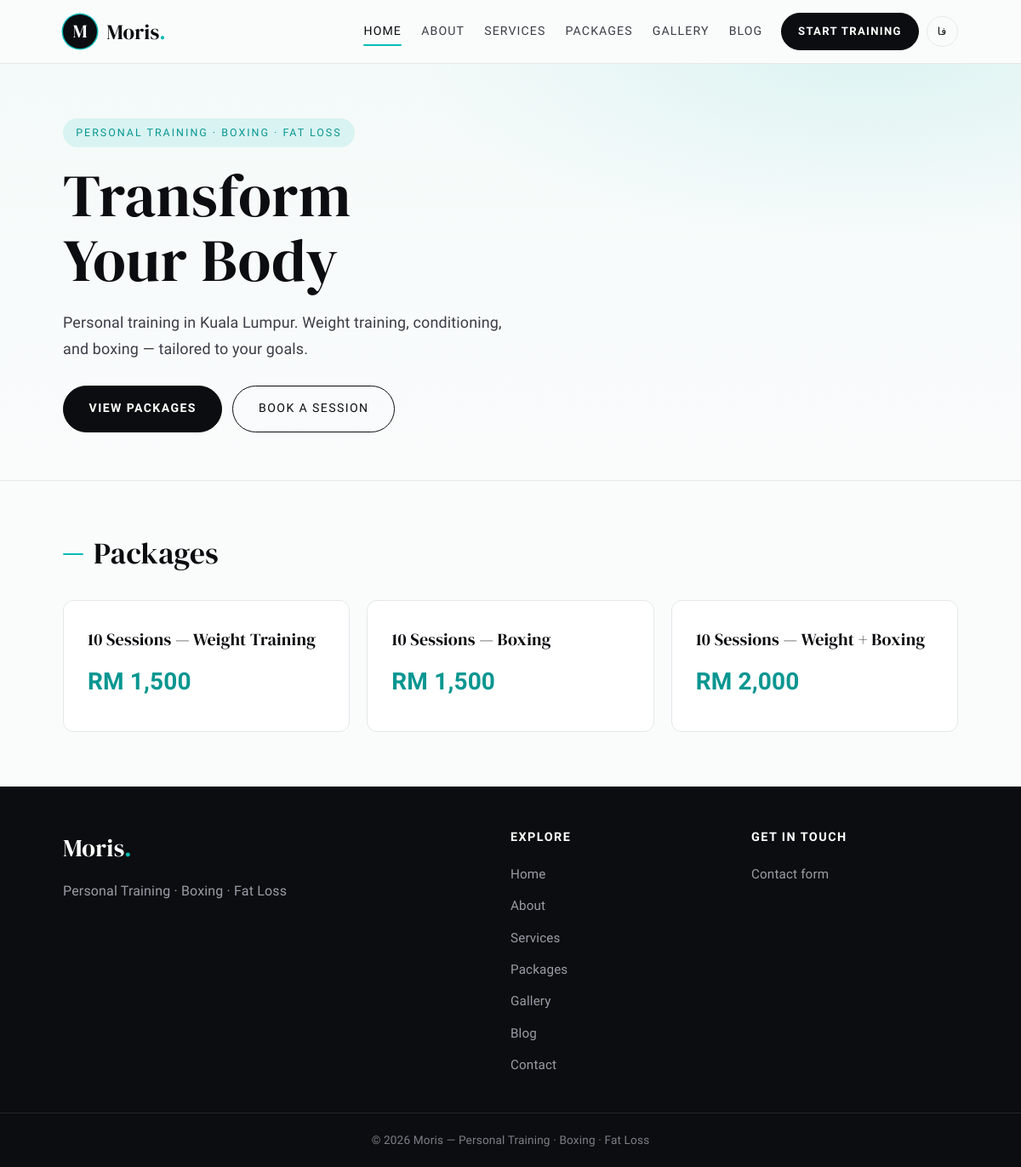
Page /en/index.php on the committed database.
### tables this page shows
CREATE TABLE IF NOT EXISTS `site_settings` (
  `id` INT UNSIGNED NOT NULL AUTO_INCREMENT,
  `setting_key` VARCHAR(100) NOT NULL,
  `setting_value` TEXT NULL,
  `updated_at` DATETIME NOT NULL DEFAULT CURRENT_TIMESTAMP ON UPDATE CURRENT_TIMESTAMP,
  PRIMARY KEY (`id`),
  UNIQUE KEY `uq_setting_key` (`setting_key`)
);

CREATE TABLE IF NOT EXISTS `pages` (
  `id` INT UNSIGNED NOT NULL AUTO_INCREMENT,
  `slug` VARCHAR(50) NOT NULL,
  `title_en` VARCHAR(200) NOT NULL DEFAULT '',
  `title_fa` VARCHAR(200) NOT NULL DEFAULT '',
  `content_en` LONGTEXT NULL,
  `content_fa` LONGTEXT NULL,
  `meta_description_en` VARCHAR(300) NULL,
  `meta_description_fa` VARCHAR(300) NULL,
  `is_active` TINYINT(1) NOT NULL DEFAULT 1,
  `updated_at` DATETIME NOT NULL DEFAULT CURRENT_TIMESTAMP ON UPDATE CURRENT_TIMESTAMP,
  PRIMARY KEY (`id`),
  UNIQUE KEY `uq_page_slug` (`slug`)
);

CREATE TABLE IF NOT EXISTS `packages` (
  `id` INT UNSIGNED NOT NULL AUTO_INCREMENT,
  `name_en` VARCHAR(150) NOT NULL,
  `name_fa` VARCHAR(150) NOT NULL DEFAULT '',
  `description_en` TEXT NULL,
  `description_fa` TEXT NULL,
  `features_en` TEXT NULL COMMENT 'One feature per line',
  `features_fa` TEXT NULL COMMENT 'One feature per line',
  `price` DECIMAL(10,2) NOT NULL,
  `currency` VARCHAR(3) NOT NULL DEFAULT 'MYR' COMMENT 'MYR, USD, EUR',
  `sessions_count` INT UNSIGNED NULL COMMENT 'e.g. 10 sessions',
  `session_duration_min` INT UNSIGNED NULL DEFAULT 60,
  `includes_boxing` TINYINT(1) NOT NULL DEFAULT 0,
  `includes_weights` TINYINT(1) NOT NULL DEFAULT 1,
  `is_online` TINYINT(1) NOT NULL DEFAULT 0,
  `sort_order` INT NOT NULL DEFAULT 0,
  `is_active` TINYINT(1) NOT NULL DEFAULT 1,
  `created_at` DATETIME NOT NULL DEFAULT CURRENT_TIMESTAMP,
  `updated_at` DATETIME NOT NULL DEFAULT CURRENT_TIMESTAMP ON UPDATE CURRENT_TIMESTAMP,
  PRIMARY KEY (`id`)
);

### includes/functions.php (called while the page is built, shortened)
<?php
function e(?string $value): string
{
    return htmlspecialchars((string) $value, ENT_QUOTES, 'UTF-8');
}
function url(string $path = ''): string
{
    $path = ltrim($path, '/');
    $base = rtrim(BASE_PATH, '/');
    return $base . '/' . $path;
}
function get_active_packages(): array
{
    try {
        require_once __DIR__ . '/db.php';
        return db()->query(
            'SELECT * FROM packages WHERE is_active = 1 ORDER BY sort_order, id'
        )->fetchAll();
    } catch (Throwable) {
        return [];
    }
}
function format_price(float $price, string $currency): string
{
    $symbols = ['MYR' => 'RM', 'USD' => 'USD', 'EUR' => 'EUR'];
    $label = $symbols[$currency] ?? $currency;
    $amount = ($price == floor($price))
        ? number_format($price, 0)
        : number_format($price, 2);
    return $label . ' ' . $amount;
}
function get_page(string $slug): ?array
{
    try {
        require_once __DIR__ . '/db.php';
        $stmt = db()->prepare('SELECT * FROM pages WHERE slug = ? AND is_active = 1 LIMIT 1');
        $stmt->execute([$slug]);
        $page = $stmt->fetch();
        return $page ?: null;
    } catch (Throwable) {
        return null;
    }
}
function lang_field(array $row, string $base, string $lang): string
{
    $value = $row[$base . '_' . $lang] ?? '';
    return (string) $value;
}
function setting(string $key, ?string $default = null): ?string
{
    static $cache = [];
    if (array_key_exists($key, $cache)) {
        return $cache[$key];
    }
    try {
        require_once __DIR__ . '/db.php';
        $stmt = db()->prepare('SELECT setting_value FROM site_settings WHERE setting_key = ? LIMIT 1');
        $stmt->execute([$key]);
        $row = $stmt->fetch();
        $cache[$key] = $row ? $row['setting_value'] : $default;
    } catch (Throwable) {
        $cache[$key] = $default;
    }
    return $cache[$key];
}

### includes/db.php (called while the page is built, shortened)
<?php
function db(): PDO
{
    static $pdo = null;
    if ($pdo instanceof PDO) {
        return $pdo;
    }
    $port = defined('DB_PORT') ? (int) DB_PORT : 3306;
    $dsn = sprintf(
        'mysql:host=%s;port=%d;dbname=%s;charset=%s',
        DB_HOST,
        $port,
        DB_NAME,
        DB_CHARSET
    );
    $options = [
        PDO::ATTR_ERRMODE            => PDO::ERRMODE_EXCEPTION,
        PDO::ATTR_DEFAULT_FETCH_MODE => PDO::FETCH_ASSOC,
        PDO::ATTR_EMULATE_PREPARES   => false,
    ];
    $pdo = new PDO($dsn, DB_USER, DB_PASS, $options);
    $pdo->exec('SET NAMES utf8mb4 COLLATE utf8mb4_unicode_ci');
    return $pdo;
}

### en/index.php (the view, shortened to what this page needs)
<?php
require_once dirname(__DIR__) . '/includes/functions.php';
$lang = 'en';
$dir = 'ltr';
$activeNav = 'home';
$currentPage = '';
$page = get_page('home');
$title = $page ? lang_field($page, 'title', $lang) : SITE_NAME;
$content = $page ? lang_field($page, 'content', $lang) : '';
$tagline = setting('tagline_en', '');
$packages = get_active_packages();
$heroImage = setting('hero_image', '');
$heroClass = 'hero' . ($heroImage !== '' ? ' hero--image' : '');
$heroStyle = $heroImage !== '' ? ' style="background-image:url(\'' . e(url($heroImage)) . '\')"' : '';
require dirname(__DIR__) . '/includes/public_header.php';
?>
<section class="<?= $heroClass ?>"<?= $heroStyle ?>>
    <div class="hero-inner">
        <?php if ($tagline !== ''): ?>
            <span class="eyebrow"><?= e($tagline) ?></span>
        <?php endif; ?>
        <?php if ($title !== ''): ?>
            <h1 class="hero-title"><?= e($title) ?></h1>
        <?php endif; ?>
        <?php if ($content !== ''): ?>
            <div class="content hero-content"><?= $content  ?></div>
        <?php else: ?>
            <p class="muted">No content yet. Add it in the admin panel → Pages → Home.</p>
        <?php endif; ?>
        <p class="cta-row">
            <a class="btn-cta" href="<?= e(url($lang . '/packages.php')) ?>">View packages</a>
            <a class="btn-outline" href="<?= e(url($lang . '/contact.php')) ?>">Book a session</a>
        </p>
    </div>
</section>
<?php if ($packages): ?>
<section class="home-packages">
    <h2 class="section-title">Packages</h2>
    <div class="package-grid">
        <?php foreach (array_slice($packages, 0, 3) as $p): ?>
            <a class="package-card package-card-link" href="<?= e(url($lang . '/packages.php')) ?>">
                <h3 class="package-name"><?= e(lang_field($p, 'name', $lang)) ?></h3>
                <div class="package-price"><?= e(format_price((float) $p['price'], $p['currency'])) ?></div>
            </a>
        <?php endforeach; ?>
    </div>
</section>
<?php endif; ?>
<?php
require dirname(__DIR__) . '/includes/public_footer.php';

### includes/public_header.php (shortened to what this page needs)
<?php
require_once __DIR__ . '/security.php';
$lang = $lang ?? DEFAULT_LANG;
$dir = $dir ?? ($lang === 'fa' ? 'rtl' : 'ltr');
$activeNav = $activeNav ?? '';
$currentPage = $currentPage ?? '';
$otherLang = $lang === 'en' ? 'fa' : 'en';
$brand = setting('site_name', SITE_NAME);
$isFa = ($lang === 'fa');
$menu = [
    'home'     => ['file' => '',             'label' => $isFa ? 'خانه'    : 'Home'],
    'about'    => ['file' => 'about.php',     'label' => $isFa ? 'درباره'  : 'About'],
    'services' => ['file' => 'services.php',  'label' => $isFa ? 'خدمات'   : 'Services'],
    'packages' => ['file' => 'packages.php',  'label' => $isFa ? 'پکیج‌ها' : 'Packages'],
    'gallery'  => ['file' => 'gallery.php',   'label' => $isFa ? 'گالری'    : 'Gallery'],
    'blog'     => ['file' => 'blog.php',      'label' => $isFa ? 'وبلاگ'    : 'Blog'],
];
$switchLabel = $isFa ? 'EN' : 'فا';
$ctaLabel = $isFa ? 'شروع تمرین' : 'Start training';
$brandInitial = mb_strtoupper(mb_substr($brand, 0, 1));
?>
<!DOCTYPE html>
<html lang="<?= e($lang) ?>" dir="<?= e($dir) ?>">
<head>
    <link rel="stylesheet" href="<?= e(url('assets/css/style.css')) ?>">
</head>
<body class="site">
<header class="site-header">
    <div class="site-header-inner">
        <a class="brand" href="<?= e(url($lang . '/')) ?>">
            <span class="brand-mark"><?= e($brandInitial) ?></span>
            <span class="brand-text"><?= e($brand) ?><span class="accent">.</span></span>
        </a>
        <nav class="site-nav">
            <?php foreach ($menu as $slug => $item): ?>
                <a href="<?= e(url($lang . '/' . $item['file'])) ?>"
                   class="nav-link <?= $activeNav === $slug ? 'is-active' : '' ?>"><?= e($item['label']) ?></a>
            <?php endforeach; ?>
            <a class="nav-cta <?= $activeNav === 'contact' ? 'is-active' : '' ?>" href="<?= e(url($lang . '/contact.php')) ?>"><?= e($ctaLabel) ?></a>
            <a class="lang-switch" href="<?= e(url($otherLang . '/' . $currentPage)) ?>"><?= e($switchLabel) ?></a>
        </nav>
    </div>
</header>
<main class="site-main">

### rows in the picture
site_settings: setting_value "Moris"
pages: title_en "Transform Your Body", content_en "Personal training in Kuala Lumpur. Weight training, conditioning, and boxing — tailored to your goals."
packages: name_en "10 Sessions — Weight Training", format_price((float) $p['price'], $p['currency']) "RM 1,500"
packages: name_en "10 Sessions — Boxing", format_price((float) $p['price'], $p['currency']) "RM 1,500"
packages: name_en "10 Sessions — Weight + Boxing", format_price((float) $p['price'], $p['currency']) "RM 2,000"

### other values in the picture
$brandInitial "M"
$item['label'] "HOME"
$item['label'] "ABOUT"
$item['label'] "SERVICES"
$item['label'] "PACKAGES"
$item['label'] "GALLERY"
$item['label'] "BLOG"
$ctaLabel "START TRAINING"
$switchLabel "فا"
$tagline "PERSONAL TRAINING · BOXING · FAT LOSS"
$brand "Moris"
$tagline "Personal Training · Boxing · Fat Loss"
$exploreLabel "EXPLORE"
$label "Home"
$label "About"
